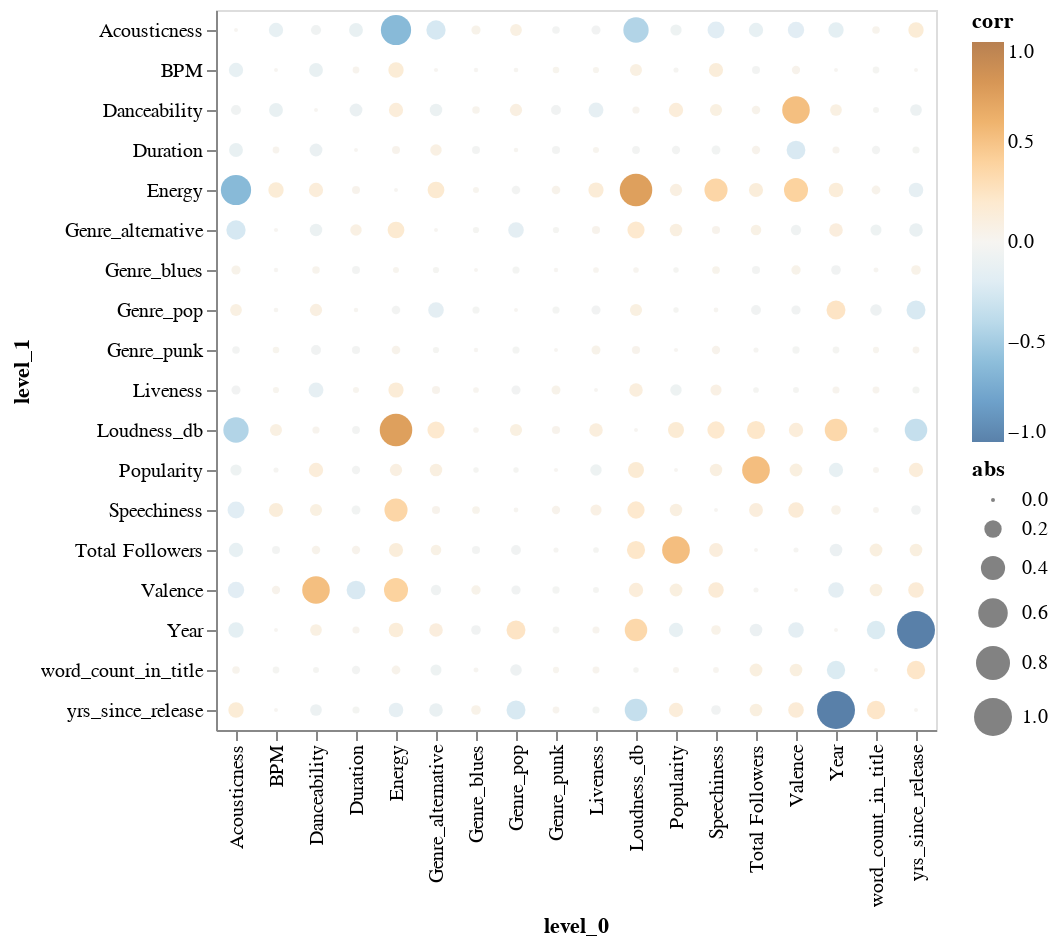

The notebook cell saved with this chart:
### Code cell
alt.Chart(corr_df).mark_circle().encode(
    x='level_0',
    y='level_1',
    size='abs',
    color=alt.Color('corr',
                    scale=alt.Scale(scheme='blueorange',
                                    domain=(-1, 1))))

### Figure 1 — Vega-Lite specification as saved in the notebook (floating-point values rounded to 4 significant figures; data arrays with more than 128 entries replaced by an {"elided": "..."} marker saying what was removed)
{"config": {"view": {"continuousWidth": 400, "continuousHeight": 300}}, "data": {"name": "data-3f835436b05eebd86fe4e78ef4b98b33"}, "mark": "circle", "encoding": {"color": {"field": "corr", "scale": {"domain": [-1, 1], "scheme": "blueorange"}, "type": "quantitative"}, "size": {"field": "abs", "type": "quantitative"}, "x": {"field": "level_0", "type": "nominal"}, "y": {"field": "level_1", "type": "nominal"}}, "$schema": "https://vega.github.io/schema/vega-lite/v4.17.0.json", "datasets": {"data-3f835436b05eebd86fe4e78ef4b98b33": {"elided": "324 records"}}}
